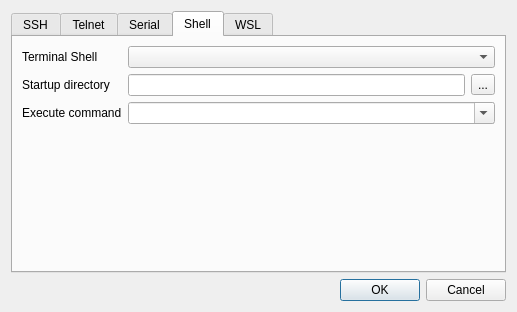
<?xml version="1.0" encoding="UTF-8"?>
<ui version="4.0">
 <class>ConnectDialog</class>
 <widget class="QDialog" name="ConnectDialog">
  <property name="geometry">
   <rect>
    <x>0</x>
    <y>0</y>
    <width>517</width>
    <height>312</height>
   </rect>
  </property>
  <property name="windowTitle">
   <string>Connect</string>
  </property>
  <layout class="QGridLayout" name="gridLayout_4">
   <item row="2" column="0">
    <widget class="QDialogButtonBox" name="buttonBox">
     <property name="orientation">
      <enum>Qt::Horizontal</enum>
     </property>
     <property name="standardButtons">
      <set>QDialogButtonBox::Cancel|QDialogButtonBox::Ok</set>
     </property>
     <property name="centerButtons">
      <bool>false</bool>
     </property>
    </widget>
   </item>
   <item row="0" column="0">
    <widget class="QTabWidget" name="tabWidget">
     <property name="enabled">
      <bool>true</bool>
     </property>
     <property name="tabShape">
      <enum>QTabWidget::Rounded</enum>
     </property>
     <property name="currentIndex">
      <number>3</number>
     </property>
     <property name="tabBarAutoHide">
      <bool>true</bool>
     </property>
     <widget class="QWidget" name="tabSSH">
      <attribute name="title">
       <string>SSH</string>
      </attribute>
      <layout class="QFormLayout" name="formLayout_1">
       <item row="0" column="0" colspan="2">
        <layout class="QGridLayout" name="gridLayout" columnstretch="0,0,0,0,0">
         <property name="horizontalSpacing">
          <number>0</number>
         </property>
         <item row="1" column="1">
          <widget class="QSpinBox" name="sshPort">
           <property name="maximum">
            <number>65655</number>
           </property>
           <property name="value">
            <number>22</number>
           </property>
          </widget>
         </item>
         <item row="3" column="0">
          <widget class="QCheckBox" name="usePrivateKey">
           <property name="text">
            <string>Use Privte Key </string>
           </property>
          </widget>
         </item>
         <item row="1" column="2" colspan="3">
          <spacer name="horizontalSpacer">
           <property name="orientation">
            <enum>Qt::Horizontal</enum>
           </property>
           <property name="sizeHint" stdset="0">
            <size>
             <width>128</width>
             <height>20</height>
            </size>
           </property>
          </spacer>
         </item>
         <item row="3" column="1" colspan="3">
          <widget class="QLineEdit" name="privateKeyFileName">
           <property name="enabled">
            <bool>false</bool>
           </property>
          </widget>
         </item>
         <item row="2" column="1" colspan="4">
          <widget class="QLineEdit" name="sshUsername"/>
         </item>
         <item row="1" column="0">
          <widget class="QLabel" name="label_2">
           <property name="text">
            <string>Port</string>
           </property>
          </widget>
         </item>
         <item row="2" column="0">
          <widget class="QLabel" name="label_3">
           <property name="text">
            <string>Username</string>
           </property>
          </widget>
         </item>
         <item row="0" column="1" colspan="4">
          <widget class="QLineEdit" name="sshHostname"/>
         </item>
         <item row="0" column="0">
          <widget class="QLabel" name="label">
           <property name="text">
            <string>Hostname</string>
           </property>
          </widget>
         </item>
         <item row="3" column="4">
          <widget class="QToolButton" name="toolButtonAddFile">
           <property name="enabled">
            <bool>false</bool>
           </property>
           <property name="text">
            <string/>
           </property>
           <property name="icon">
            <iconset resource="../FlyTerm.qrc">
             <normaloff>:/image/Tool/add.png</normaloff>:/image/Tool/add.png</iconset>
           </property>
          </widget>
         </item>
        </layout>
       </item>
      </layout>
     </widget>
     <widget class="QWidget" name="tabTelnet">
      <attribute name="title">
       <string>Telnet</string>
      </attribute>
      <layout class="QVBoxLayout" name="verticalLayout_2">
       <item>
        <layout class="QGridLayout" name="gridLayout_3" columnstretch="0,0,0,0">
         <property name="horizontalSpacing">
          <number>0</number>
         </property>
         <item row="1" column="0">
          <widget class="QLabel" name="label_9">
           <property name="text">
            <string>Port</string>
           </property>
          </widget>
         </item>
         <item row="2" column="0">
          <widget class="QLabel" name="label_11">
           <property name="text">
            <string>Username</string>
           </property>
          </widget>
         </item>
         <item row="0" column="1" colspan="3">
          <widget class="QLineEdit" name="telnetHostname"/>
         </item>
         <item row="1" column="1">
          <widget class="QSpinBox" name="telnetPort">
           <property name="maximum">
            <number>65655</number>
           </property>
           <property name="value">
            <number>23</number>
           </property>
          </widget>
         </item>
         <item row="1" column="2" colspan="2">
          <spacer name="horizontalSpacer_2">
           <property name="orientation">
            <enum>Qt::Horizontal</enum>
           </property>
           <property name="sizeHint" stdset="0">
            <size>
             <width>128</width>
             <height>20</height>
            </size>
           </property>
          </spacer>
         </item>
         <item row="2" column="1" colspan="3">
          <widget class="QLineEdit" name="telnetUsername"/>
         </item>
         <item row="0" column="0">
          <widget class="QLabel" name="label_12">
           <property name="text">
            <string>Hostname</string>
           </property>
          </widget>
         </item>
        </layout>
       </item>
       <item>
        <spacer name="verticalSpacer">
         <property name="orientation">
          <enum>Qt::Vertical</enum>
         </property>
         <property name="sizeHint" stdset="0">
          <size>
           <width>20</width>
           <height>40</height>
          </size>
         </property>
        </spacer>
       </item>
      </layout>
     </widget>
     <widget class="QWidget" name="tabSerial">
      <attribute name="title">
       <string>Serial</string>
      </attribute>
      <layout class="QFormLayout" name="formLayout_2">
       <item row="0" column="0" colspan="2">
        <layout class="QGridLayout" name="gridLayout_2" columnstretch="0,1">
         <item row="1" column="0">
          <widget class="QLabel" name="label_10">
           <property name="text">
            <string>BaudRate</string>
           </property>
          </widget>
         </item>
         <item row="1" column="1">
          <widget class="QComboBox" name="comboBoxBaudRate"/>
         </item>
         <item row="2" column="1">
          <widget class="QComboBox" name="comboBoxDataBits"/>
         </item>
         <item row="4" column="0">
          <widget class="QLabel" name="label_7">
           <property name="text">
            <string>StopBits</string>
           </property>
          </widget>
         </item>
         <item row="5" column="1">
          <widget class="QComboBox" name="comboBoxFlowControl"/>
         </item>
         <item row="0" column="0">
          <widget class="QLabel" name="label_4">
           <property name="text">
            <string>Port</string>
           </property>
          </widget>
         </item>
         <item row="0" column="1">
          <widget class="QComboBox" name="comboBoxPort"/>
         </item>
         <item row="3" column="0">
          <widget class="QLabel" name="label_6">
           <property name="text">
            <string>Parity</string>
           </property>
          </widget>
         </item>
         <item row="2" column="0">
          <widget class="QLabel" name="label_5">
           <property name="text">
            <string>DataBits</string>
           </property>
          </widget>
         </item>
         <item row="3" column="1">
          <widget class="QComboBox" name="comboBoxParity"/>
         </item>
         <item row="4" column="1">
          <widget class="QComboBox" name="comboBoxStopBits"/>
         </item>
         <item row="5" column="0">
          <widget class="QLabel" name="label_8">
           <property name="text">
            <string>FlowControl</string>
           </property>
          </widget>
         </item>
         <item row="6" column="0">
          <widget class="QCheckBox" name="checkBoxLocalEcho">
           <property name="text">
            <string>LocalEcho</string>
           </property>
           <property name="checked">
            <bool>false</bool>
           </property>
          </widget>
         </item>
        </layout>
       </item>
      </layout>
     </widget>
     <widget class="QWidget" name="tabLocal">
      <attribute name="title">
       <string>Shell</string>
      </attribute>
      <layout class="QVBoxLayout" name="verticalLayout">
       <item>
        <layout class="QGridLayout" name="gridLayout_5">
         <item row="0" column="0">
          <widget class="QLabel" name="label_13">
           <property name="text">
            <string>Terminal Shell</string>
           </property>
          </widget>
         </item>
         <item row="0" column="1" colspan="2">
          <widget class="QComboBox" name="comboBoxSheelType"/>
         </item>
         <item row="1" column="0">
          <widget class="QLabel" name="label_14">
           <property name="text">
            <string>Startup directory</string>
           </property>
          </widget>
         </item>
         <item row="1" column="1">
          <widget class="QLineEdit" name="lineEditCurentPath"/>
         </item>
         <item row="1" column="2">
          <widget class="QToolButton" name="toolButtonShellSelectPath">
           <property name="text">
            <string>...</string>
           </property>
          </widget>
         </item>
         <item row="2" column="0">
          <widget class="QLabel" name="label_15">
           <property name="text">
            <string>Execute command</string>
           </property>
          </widget>
         </item>
         <item row="2" column="1" colspan="2">
          <widget class="QComboBox" name="comboBoxExecuteCommand">
           <property name="editable">
            <bool>true</bool>
           </property>
          </widget>
         </item>
        </layout>
       </item>
       <item>
        <spacer name="verticalSpacer_2">
         <property name="orientation">
          <enum>Qt::Vertical</enum>
         </property>
         <property name="sizeHint" stdset="0">
          <size>
           <width>20</width>
           <height>140</height>
          </size>
         </property>
        </spacer>
       </item>
      </layout>
     </widget>
     <widget class="QWidget" name="tabWSL">
      <attribute name="title">
       <string>WSL</string>
      </attribute>
      <layout class="QVBoxLayout" name="verticalLayout_3">
       <item>
        <layout class="QGridLayout" name="gridLayout_6">
         <item row="0" column="0">
          <widget class="QLabel" name="label_16">
           <property name="text">
            <string>Distribution</string>
           </property>
          </widget>
         </item>
         <item row="0" column="1" colspan="2">
          <widget class="QComboBox" name="comboBoxWSLDistribution"/>
         </item>
         <item row="1" column="0">
          <widget class="QCheckBox" name="checkBox">
           <property name="text">
            <string>Specify username</string>
           </property>
          </widget>
         </item>
         <item row="1" column="1" colspan="2">
          <widget class="QLineEdit" name="lineEditWSLUsername">
           <property name="enabled">
            <bool>false</bool>
           </property>
          </widget>
         </item>
         <item row="2" column="0">
          <widget class="QLabel" name="label_17">
           <property name="text">
            <string>Startup directory</string>
           </property>
          </widget>
         </item>
         <item row="2" column="1">
          <widget class="QLineEdit" name="lineEditWSLStartupDirectory"/>
         </item>
         <item row="2" column="2">
          <widget class="QToolButton" name="toolButtonWSLStartupDirectory">
           <property name="text">
            <string>...</string>
           </property>
          </widget>
         </item>
        </layout>
       </item>
       <item>
        <spacer name="verticalSpacer_3">
         <property name="orientation">
          <enum>Qt::Vertical</enum>
         </property>
         <property name="sizeHint" stdset="0">
          <size>
           <width>20</width>
           <height>135</height>
          </size>
         </property>
        </spacer>
       </item>
      </layout>
     </widget>
    </widget>
   </item>
  </layout>
 </widget>
 <resources>
  <include location="../FlyTerm.qrc"/>
 </resources>
 <connections>
  <connection>
   <sender>buttonBox</sender>
   <signal>accepted()</signal>
   <receiver>ConnectDialog</receiver>
   <slot>accept()</slot>
   <hints>
    <hint type="sourcelabel">
     <x>279</x>
     <y>302</y>
    </hint>
    <hint type="destinationlabel">
     <x>157</x>
     <y>274</y>
    </hint>
   </hints>
  </connection>
  <connection>
   <sender>buttonBox</sender>
   <signal>rejected()</signal>
   <receiver>ConnectDialog</receiver>
   <slot>reject()</slot>
   <hints>
    <hint type="sourcelabel">
     <x>347</x>
     <y>302</y>
    </hint>
    <hint type="destinationlabel">
     <x>286</x>
     <y>274</y>
    </hint>
   </hints>
  </connection>
  <connection>
   <sender>usePrivateKey</sender>
   <signal>clicked(bool)</signal>
   <receiver>privateKeyFileName</receiver>
   <slot>setEnabled(bool)</slot>
   <hints>
    <hint type="sourcelabel">
     <x>71</x>
     <y>142</y>
    </hint>
    <hint type="destinationlabel">
     <x>322</x>
     <y>145</y>
    </hint>
   </hints>
  </connection>
  <connection>
   <sender>usePrivateKey</sender>
   <signal>clicked(bool)</signal>
   <receiver>toolButtonAddFile</receiver>
   <slot>setEnabled(bool)</slot>
   <hints>
    <hint type="sourcelabel">
     <x>36</x>
     <y>147</y>
    </hint>
    <hint type="destinationlabel">
     <x>495</x>
     <y>150</y>
    </hint>
   </hints>
  </connection>
  <connection>
   <sender>checkBox</sender>
   <signal>clicked(bool)</signal>
   <receiver>lineEditWSLUsername</receiver>
   <slot>setEnabled(bool)</slot>
   <hints>
    <hint type="sourcelabel">
     <x>56</x>
     <y>82</y>
    </hint>
    <hint type="destinationlabel">
     <x>207</x>
     <y>84</y>
    </hint>
   </hints>
  </connection>
 </connections>
</ui>
